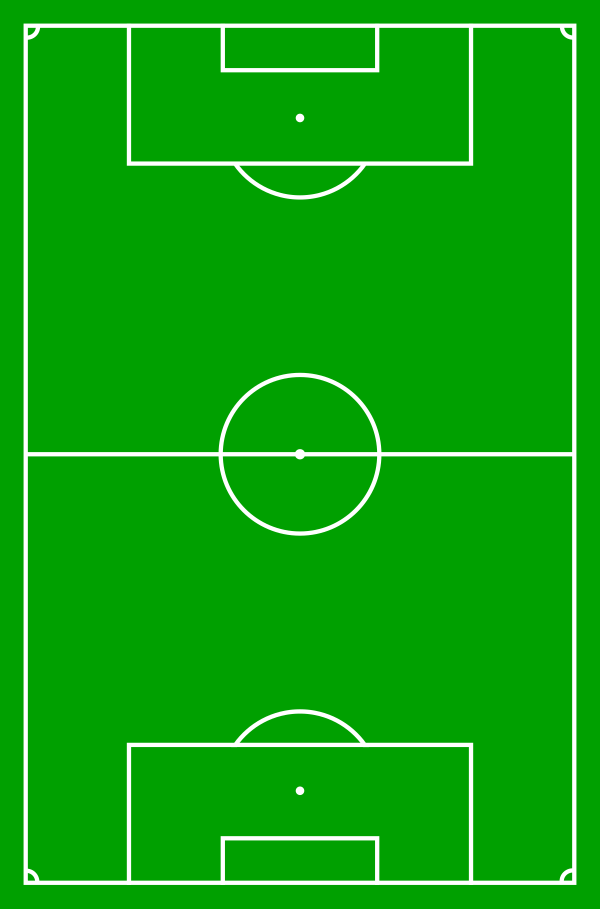
#> input picture hough_transform/stadium.png, 1200 x 1817 px (shown at 1/2 size)
$ python demo.py
#> lines starting #> are read from the running program, lines starting #| are printed output that depends on the picture; after the words box and inside, x2 and y2 are one past the last pixel; in counts of white or black regions, pixels touching at a corner belong together
import cv2
import numpy as np
import math
from tqdm import trange

img=cv2.imread("stadium.png")
#> img is the input picture: shape (1817, 1200, 3); mean B, G, R 11.9, 164.4, 11.9
gray = cv2.cvtColor(img, cv2.COLOR_BGR2GRAY)
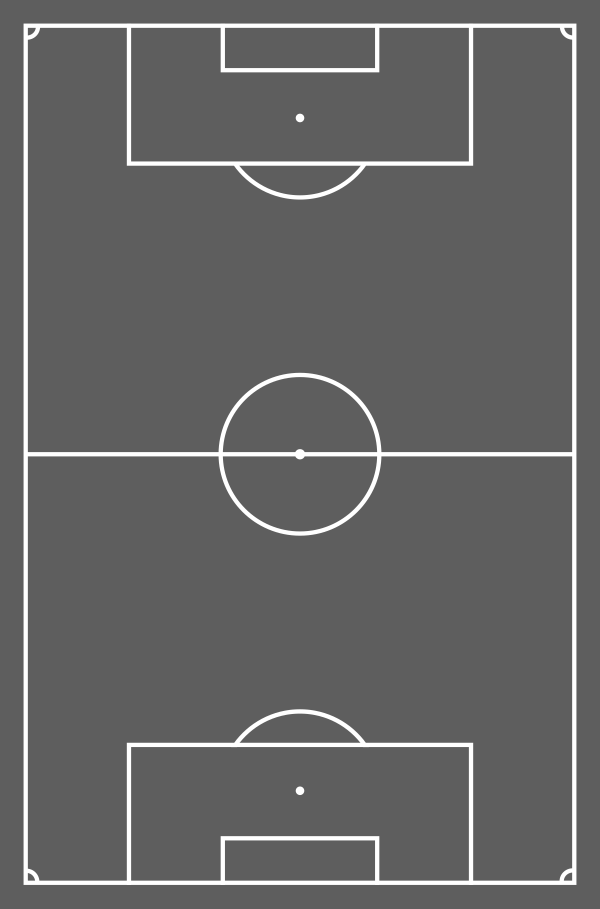
#> gray: shape (1817, 1200) (shown at 1/2 size); min 94, max 255, mean 101.5
threshold_energy = 140
threhold_H = 120

def energy(img):
    dx = img[1:, :] - img[:-1,:]
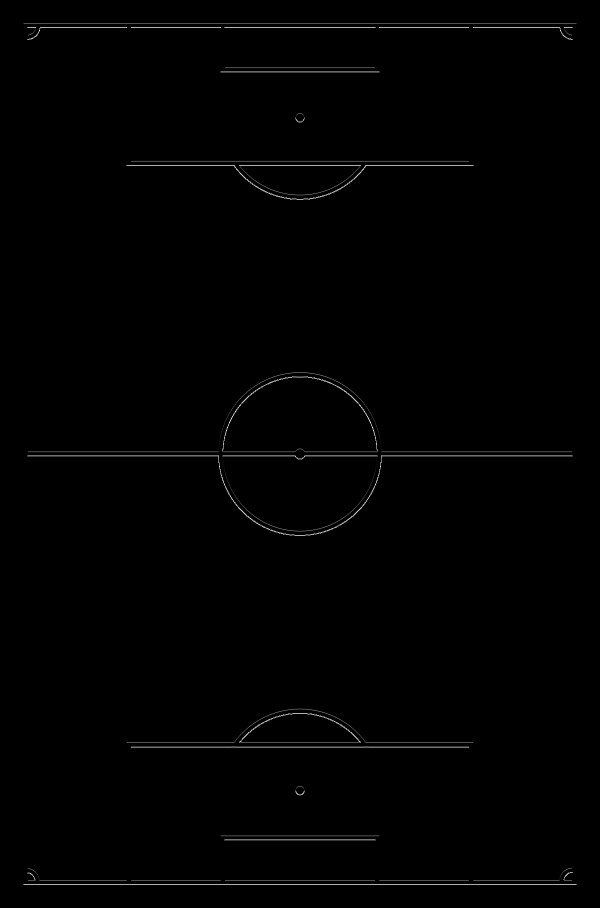
#> dx: shape (1816, 1200) (shown at 1/2 size); min 0, max 255, mean 1.6
    dy = img[:, 1:] - img[:, :-1]
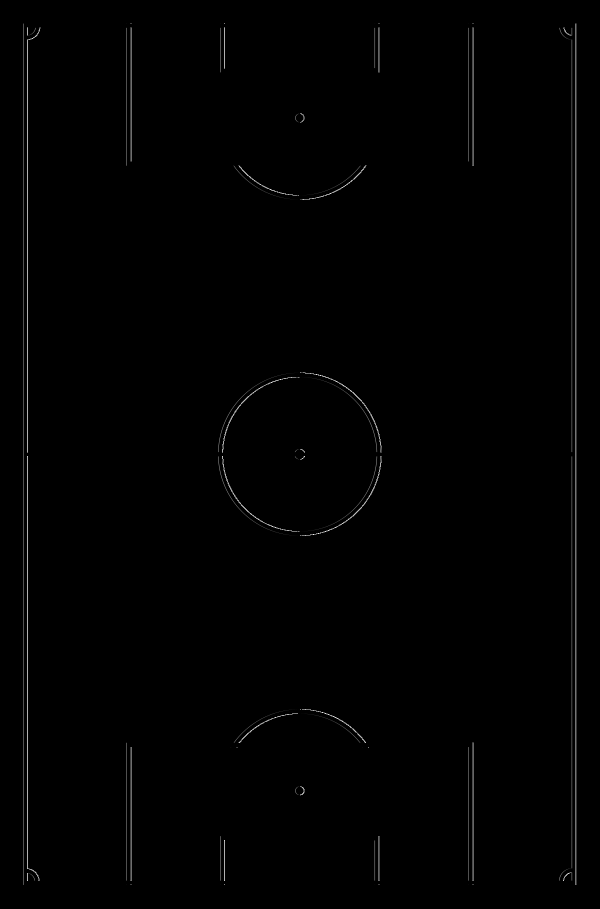
#> dy: shape (1817, 1199) (shown at 1/2 size); min 0, max 255, mean 1.5
    dx = np.append(dx, img[-1:, :], axis = 0)
#> dx: shape (1817, 1200)
    dy = np.append(dy, img[:, -1].reshape(-1, 1), axis = 1)
#> dy: shape (1817, 1200)
    f = np.array(np.sqrt(dx**2 + dy**2), dtype = 'float32')
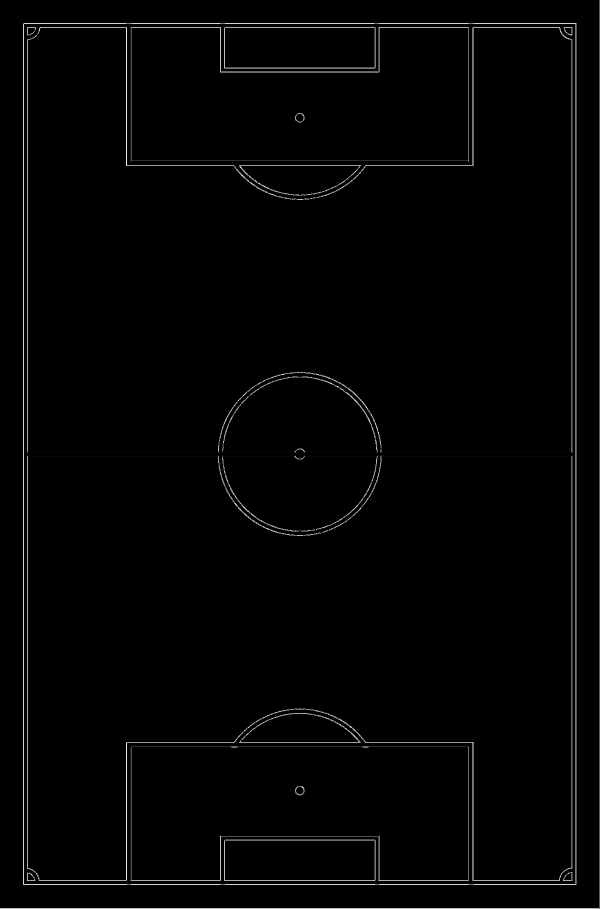
#> f: shape (1817, 1200) float32 (shown at 1/2 size); min 0, max 15.91, mean 0.229; drawn with min black and max white
    f = 255 * (f-f.min())/(f.max()-f.min())
    f = np.uint8(f)
    return f

def accumulate(t1,t2):
    energy_map = energy(gray)
    h,w = energy_map.shape
#> h = 1817; w = 1200
    d = int(math.sqrt(h**2 + w**2)) #diagonal line
#> d = 2177
    theta_range = np.arange(0,180,1)

    #Vectorized
    sin = np.sin(np.deg2rad(theta_range))
    cos = np.cos(np.deg2rad(theta_range))
    line_idx = np.where(energy_map > t1)
#> line_idx = 32271 positions, rows 0 to 1816, columns 0 to 1199
    x_cos = np.dot(line_idx[1].reshape((-1,1)),cos.reshape((1,-1)))
    y_sin = np.dot(line_idx[0].reshape((-1,1)),sin.reshape((1,-1)))
    p = (x_cos + y_sin).astype('int')
    H = np.zeros(((2*d)+1, len(theta_range)), dtype=np.uint8)

    for i in trange(len(theta_range)):
        pro,counts = np.unique(p[:,i], return_counts=True)
        H[pro,i] = counts
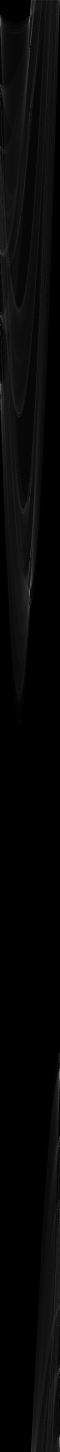
#> H: shape (4355, 180) (shown at 1/3 size); min 0, max 202, mean 7.4
    H_points = np.where(H >t2)
#> H_points = 197 positions, rows 0 to 4331, columns 0 to 179
    return H_points

H_points=accumulate(threshold_energy,threhold_H)
#> H_points = 197 positions, rows 0 to 4331, columns 0 to 179
for pros,theta in zip(H_points[0],H_points[1]):
    a = np.cos(np.deg2rad(theta))
    b = np.sin(np.deg2rad(theta))
    x0 = a*pros
    y0 = b*pros
    x1 = int(x0 + 1500*(-b))
    y1 = int(y0 + 1500*(a))
    x2 = int(x0 - 1500*(-b))
    y2 = int(y0 - 1500*(a))
    cv2.line(img, (x1,y1), (x2,y2), (0,0,255), 3, cv2.LINE_AA)
#> this loop made 197 passes
#> (pros, theta, a, b, x0, y0, x1, y1) on passes 1 to 3: (0, 93, -0.0523, 0.999, 0, 0, -1497, -78), (0, 177, -0.999, 0.0523, 0, 0, -78, -1497), (0, 178, -0.999, 0.0349, 0, 0, -52, -1499)
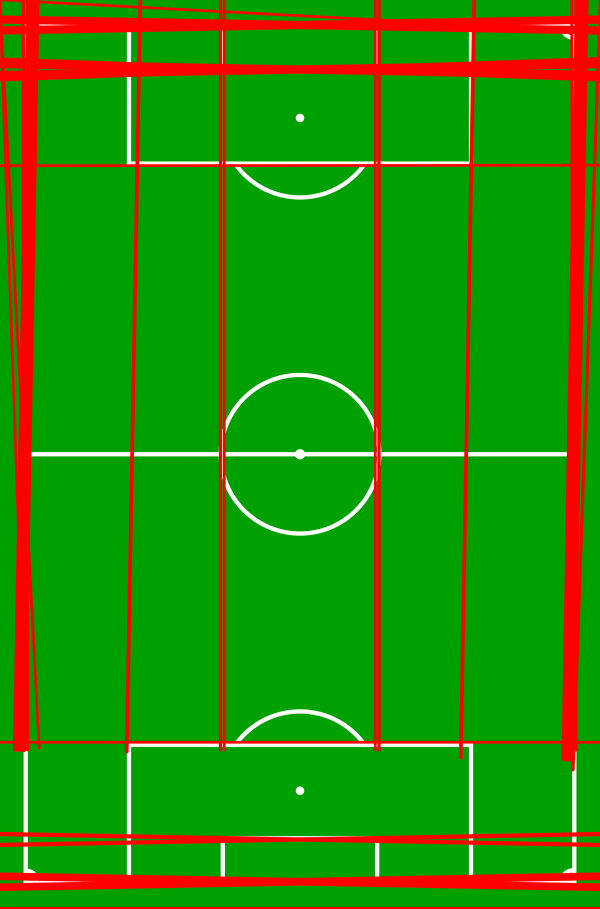
#> img: shape (1817, 1200, 3) (shown at 1/2 size); 15.05% of pixels changed, all inside (x1, y1, x2, y2) = (0, 0, 1200, 1817)
cv2.imshow('Detect',img)
cv2.imwrite('detect.jpg',img)
cv2.waitKey(0)
